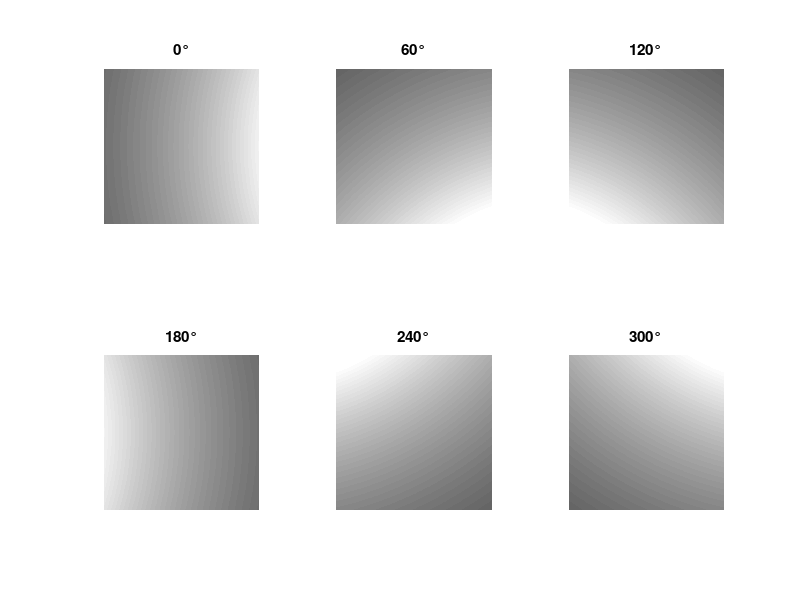

The MATLAB script that drew this image: (Note: this script raises an error after producing the figure.)
%   Title: A new ring-light photometric stereo compensation method
%
%   Author: Hao Fan.
%   Created: March 25, 2020.

clear; close all; clc;
addpath(genpath(pwd));
%% ring-light photometric stereo with 6 lights following Quadratic attenuation
% 6对称光照方向，逆平方距离衰减
g_pic_num = 6;
shadowThresh = 0.01;

%% main light direction (光照方向)
L = zeros(3, g_pic_num);
Slant = 45;
Slant_sin = sin(Slant/180*pi);
Slant_cos = cos(Slant/180*pi);
for i = 1:g_pic_num
    Tilt = (i-1) * 360/g_pic_num;

    L(1,i) = Slant_sin * cos(Tilt/180*pi);
    L(2,i) = Slant_sin * sin(Tilt/180*pi);
    L(3,i) = Slant_cos;
end

%% Simulation for a flat plane. normal=(0,0,1) (图像仿真,仿真一个平面)
w1 = 600; h1 = 600;
[X,Y]= meshgrid(1:w1, 1:h1);

scale = 3; %6-5,3-10,2-15,1.5-20
x = (X - 300)/scale; %+-15 length(长)
y = (Y - 300)/scale; %+-15 width(宽)

r = 400; h = 400;
d1 = sqrt( (x - r).^2 + y.^2 + h^2 );
d2 = sqrt( (x - r/2).^2 + (y-sqrt(3)*r/2).^2 + h^2 );
d3 = sqrt( (x + r/2).^2 + (y-sqrt(3)*r/2).^2 + h^2 );
d4 = sqrt( (x + r).^2 + y.^2 + h^2 );
d5 = sqrt( (x + r/2).^2 + (y+sqrt(3)*r/2).^2 + h^2 );
d6 = sqrt( (x - r/2).^2 + (y+sqrt(3)*r/2).^2 + h^2 );

I0 = 10000; para_attenuation = 3;
I1 = I0./(d1.^para_attenuation);
I2 = I0./(d2.^para_attenuation);
I3 = I0./(d3.^para_attenuation);
I4 = I0./(d4.^para_attenuation);
I5 = I0./(d5.^para_attenuation);
I6 = I0./(d6.^para_attenuation);

% scale1 = exp(-0.1*d1) ./ ((d1).^3);
% I0 = 500000;
% I1 = I0.* exp(-0.1*d1)./ ((d1).^3);
% I2 = I0.* exp(-0.1*d2)./ ((d2).^3);
% I3 = I0.* exp(-0.1*d3)./ ((d3).^3);
% I4 = I0.* exp(-0.1*d4)./ ((d4).^3);
% I5 = I0.* exp(-0.1*d5)./ ((d5).^3);
% I6 = I0.* exp(-0.1*d6)./ ((d6).^3);

% Adjust the imaging value in [0 255] (图像亮度调整到[0 255])
max_I = max([prctile(I1(:), 99),prctile(I2(:), 99),prctile(I3(:), 99),prctile(I4(:), 99),prctile(I5(:), 99),prctile(I6(:), 99)]);
I1 = I1/max_I * 255;
I2 = I2/max_I * 255;
I3 = I3/max_I * 255;
I4 = I4/max_I * 255;
I5 = I5/max_I * 255;
I6 = I6/max_I * 255;
figure; subplot(2,3,1); imshow(uint8(I1)); title('0°'); subplot(2,3,2); imshow(uint8(I2)); title('60°'); subplot(2,3,3); imshow(uint8(I3)); title('120°');
subplot(2,3,4); imshow(uint8(I4)); title('180°'); subplot(2,3,5); imshow(uint8(I5)); title('240°'); subplot(2,3,6); imshow(uint8(I6)); title('300°');

%% Read images (读入图片)
[M, N, C] = size(I1);
I = ones(M, N, g_pic_num);
I(:,:,1) = I1;
I(:,:,2) = I2;
I(:,:,3) = I3;
I(:,:,4) = I4;
I(:,:,5) = I5;
I(:,:,6) = I6;
%6个对称，5个不对称
g_pic_num_2 = 6;
I_new = I;
L_new = L;

% % 4个对称, 3个不对称
% g_pic_num_2 = 3;
% I_new = ones(M, N, g_pic_num_2);
% I_new(:,:,1) = I1;
% I_new(:,:,2) = I3;
% I_new(:,:,3) = I5;
% % % I_new(:,:,4) = I4;
% L_new = zeros(3, g_pic_num_2);
% L_new(:,1) = L(:,1);
% L_new(:,2) = L(:,3);
% L_new(:,3) = L(:,5);
% % % L_new(:,4) = L(:,4);

%% Size of the image (图像的尺度信息)
[g_rows, g_cols] = size(I1);
g_length = g_rows * g_cols;

% Create a shadow mask.
shadow_mask = (I_new > shadowThresh);
se = strel('disk', 2);
for i = 1:g_pic_num_2
  % Erode the shadow map to handle de-mosaiking artifact near shadow boundary.
  shadow_mask(:,:,i) = imerode(shadow_mask(:,:,i), se);
end

[rho, n] = PhotometricStereo(I_new, shadow_mask, L_new);

%% Visualize the normal map. axis xy;
N_RGB(:,:,1)  = (n(:,:,1) + 1) / 2;
N_RGB(:,:,2)  = (n(:,:,2) + 1) / 2;
N_RGB(:,:,3)  = n(:,:,3);
figure; imshow(N_RGB); title('normal');
% figure; imshow(rho);

%% Estimate depth map from the normal vectors.
fprintf('Estimating depth map from normal vectors...\n');
p = -n(:,:,1) ./ n(:,:,3);
q = -n(:,:,2) ./ n(:,:,3);
p(isnan(p)) = 0; 
q(isnan(q)) = 0;

figure; subplot(1,2,1); mesh(p); title('Gradient p'); xlabel('x(pixel)'); ylabel('y(pixel)'); zlabel('p(pixel)');
subplot(1,2,2); mesh(q); title('Gradient q'); xlabel('x(pixel)'); ylabel('y(pixel)'); zlabel('q(pixel)');
set(gcf,'unit','centimeters','position',[10 5 13 6]);

%% integration
Height_poisson =poisson_solver_function_neumann(p, q);
% Height_poisson = flipud(Height_poisson);
% figure;mesh(Height_poisson); title('积分高度(像素)')

%% The propsed method to fit the bias. (拟合 y - namda * H  = a x.^2 + b y.^2 + c x + d y + f;)
index = floor(randi(length(Height_poisson(:)),100,1));
Height_diff = Height_poisson(index) - 0;
[y, x] = ind2sub(size(Height_poisson), index); %ind2sub得到的是行列，注意 行列 与 xy 相反
AA = [x.^2, y.^2, x, y, ones(length(x),1)];

% 方法1：矩阵除法
para = AA \ Height_diff;

% Compute the corrected height (根据参数计算真实结果)
[m, n] = size(Height_poisson); %size 得到的是行列
[xx, yy] = meshgrid(1:n, 1:m);          %注意行、列，和x，y的对应关系
fitted_height = [xx(:).^2, yy(:).^2, xx(:), yy(:), ones(m*n,1)] * para(:);
Height_correct = Height_poisson(:) - fitted_height;
Height_correct = reshape(Height_correct, m, n);
fitted_height = reshape(fitted_height, m, n);
figure; mesh(fitted_height); title('Fitted Bias Height(pixel)')

figure; subplot(1,2,1); mesh(Height_poisson); title('Initial Height'); xlabel('x(pixel)'); ylabel('y(pixel)'); zlabel('Initial Height(pixel)'); 
subplot(1,2,2); mesh(Height_correct); title('Correct Height'); xlabel('x(pixel)'); ylabel('y(pixel)'); zlabel('Correct Height(pixel)');
set(gcf,'unit','centimeters','position',[10 5 13 6]);

% Height Error Analysis
Height_d = Height_correct - 0;
disp(['平均高度误差：' num2str(mean(mean(abs(Height_d)))) '像素']);

%figure; mesh(Height_d/scale); title('Height error(mm)');colorbar;
disp(['平均高度误差：' num2str(mean(mean(abs(Height_d/scale)))) '毫米']);

% Angle error Analysis (偏差角度的误差分析)
[p_correct,q_correct] = gradient(Height_correct);
bb = sqrt(p_correct.^2 + q_correct.^2 + 1);
% Ninit(:,:,1) = - p_correct./bb;
% Ninit(:,:,2) = - q_correct./bb;
% Ninit(:,:,3) = 1./bb;
Height_n_error = acos(1./bb)/pi * 180;

figure; subplot(1,2,1); mesh(Height_d); title('Height error'); xlabel('x(pixel)'); ylabel('y(pixel)'); zlabel('Height error(pixel)');
subplot(1,2,2);mesh(Height_n_error); title('Angle error');  xlabel('x(pixel)'); ylabel('y(pixel)'); zlabel('Angle error(pixel)');
set(gcf,'unit','centimeters','position',[10 5 13 6]);

disp(['平均角度误差：' num2str(mean(mean(Height_n_error))) '度']);
